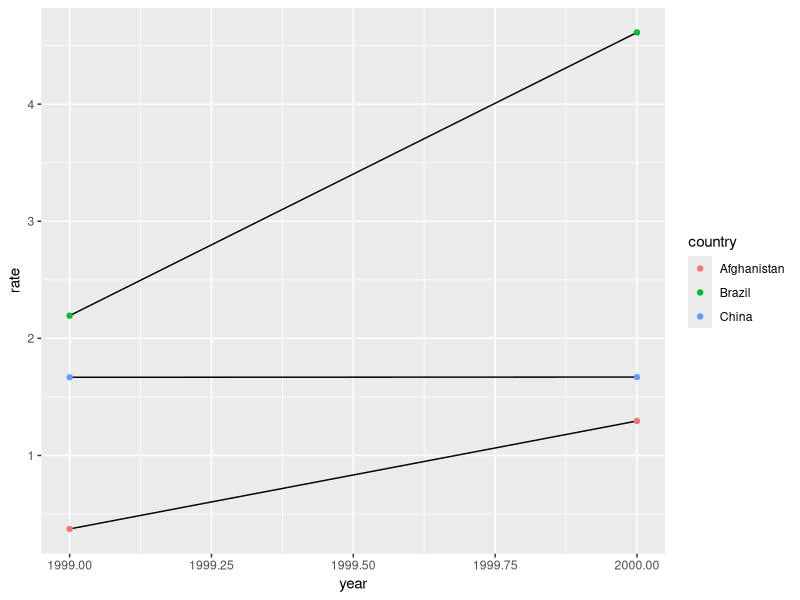

This figure's R source: (Note: this script raises an error after producing the figure.)
## ---- chunk 1
library(tidyverse)
## ---- chunk 2
table1 #built-in dataset of tidyr
## ---- chunk 3
table1 %>% mutate(rate = (cases/population) * 10000)
table1 %>% count(year, wt = cases)
ggplot(data = table1 %>% mutate(rate = (cases/population)*10000), aes(x = year, y = rate)) +
  geom_line(aes(group = country), color = 'black') +
  geom_point(aes(color = country))
## ---- chunk 4
table1 %>% select(c(year,country,population)) %>% spread(key = country, value = population)
## ---- chunk 5
table.wide = table1 %>% filter(!is.na(cases)) %>% mutate(rate = (cases/population) * 10000) %>% select(year, country, rate) %>% spread(key = country, value = rate)
## ---- chunk 6
table.wide %>% gather(key = 'country', value = 'rate', -year)
## ---- chunk 7
write.csv(table1.wide, file = 'R export.csv')
